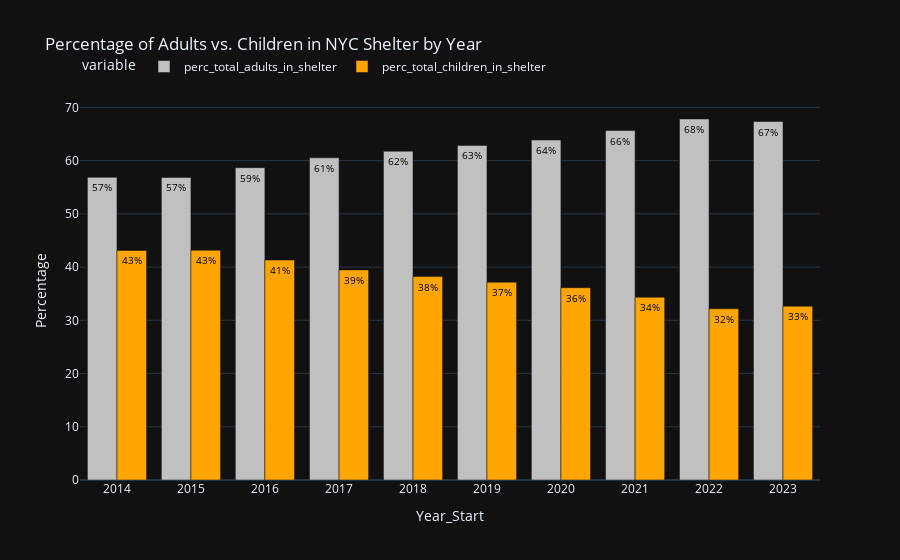

The cell this chart's notebook holds for it:
### Code cell
# Set the template to 'plotly_dark'
pio.templates.default = "plotly_dark"

# Create the bar chart
fig = px.bar(filtered_data, x='date_of_census', y=['perc_total_adults_in_shelter', 'perc_total_children_in_shelter'],
             color_discrete_sequence=['silver', 'orange'],
             labels={'date_of_census': 'Year_Start', 'value': 'Percentage'},
             title='Percentage of Adults vs. Children in NYC Shelter by Year',
             
             )

# Customize the layout if needed
fig.update_layout(barmode='group', xaxis_tickangle=0,
                  legend=dict(orientation='h', yanchor='bottom', y=1.05, xanchor='left', x=0),
                  xaxis=dict(tickmode='auto', tickformat='%Y')
                  )

# Add data labels
texts = [filtered_data['perc_total_adults_in_shelter'].apply(lambda x: f'{round(x)}%'),
         filtered_data['perc_total_children_in_shelter'].apply(lambda x: f'{round(x)}%')]
for i, t in enumerate(texts):
    fig.data[i].text = t
fig.update_traces(textposition='inside', textfont=dict(color='black', size=10), textangle=0)

# Display the plot
fig.show()

### Figure 1 — Plotly figure (JSON) as saved in the notebook; plotly's stock layout.template omitted (floating-point values rounded to 4 significant figures)
{"data": [{"alignmentgroup": "True", "hovertemplate": "variable=perc_total_adults_in_shelter<br>Year_Start=%{x}<br>Percentage=%{y}<extra></extra>", "legendgroup": "perc_total_adults_in_shelter", "marker": {"color": "silver", "pattern": {"shape": ""}}, "name": "perc_total_adults_in_shelter", "offsetgroup": "perc_total_adults_in_shelter", "orientation": "v", "showlegend": true, "text": ["57%", "57%", "59%", "61%", "62%", "63%", "64%", "66%", "68%", "67%"], "textangle": 0, "textfont": {"color": "black", "size": 10}, "textposition": "inside", "type": "bar", "x": ["2013-12-31T00:00:00", "2014-12-31T00:00:00", "2015-12-31T00:00:00", "2016-12-31T00:00:00", "2017-12-31T00:00:00", "2018-12-31T00:00:00", "2019-12-31T00:00:00", "2020-12-31T00:00:00", "2021-12-31T00:00:00", "2022-12-31T00:00:00"], "xaxis": "x", "y": [56.87, 56.84, 58.68, 60.52, 61.78, 62.85, 63.87, 65.66, 67.82, 67.35], "yaxis": "y"}, {"alignmentgroup": "True", "hovertemplate": "variable=perc_total_children_in_shelter<br>Year_Start=%{x}<br>Percentage=%{y}<extra></extra>", "legendgroup": "perc_total_children_in_shelter", "marker": {"color": "orange", "pattern": {"shape": ""}}, "name": "perc_total_children_in_shelter", "offsetgroup": "perc_total_children_in_shelter", "orientation": "v", "showlegend": true, "text": ["43%", "43%", "41%", "39%", "38%", "37%", "36%", "34%", "32%", "33%"], "textangle": 0, "textfont": {"color": "black", "size": 10}, "textposition": "inside", "type": "bar", "x": ["2013-12-31T00:00:00", "2014-12-31T00:00:00", "2015-12-31T00:00:00", "2016-12-31T00:00:00", "2017-12-31T00:00:00", "2018-12-31T00:00:00", "2019-12-31T00:00:00", "2020-12-31T00:00:00", "2021-12-31T00:00:00", "2022-12-31T00:00:00"], "xaxis": "x", "y": [43.13, 43.16, 41.32, 39.48, 38.22, 37.15, 36.13, 34.34, 32.18, 32.65], "yaxis": "y"}], "layout": {"barmode": "group", "legend": {"orientation": "h", "title": {"text": "variable"}, "tracegroupgap": 0, "x": 0, "xanchor": "left", "y": 1.05, "yanchor": "bottom"}, "title": {"text": "Percentage of Adults vs. Children in NYC Shelter by Year"}, "xaxis": {"anchor": "y", "domain": [0, 1], "tickangle": 0, "tickformat": "%Y", "tickmode": "auto", "title": {"text": "Year_Start"}}, "yaxis": {"anchor": "x", "domain": [0, 1], "title": {"text": "Percentage"}}}}
